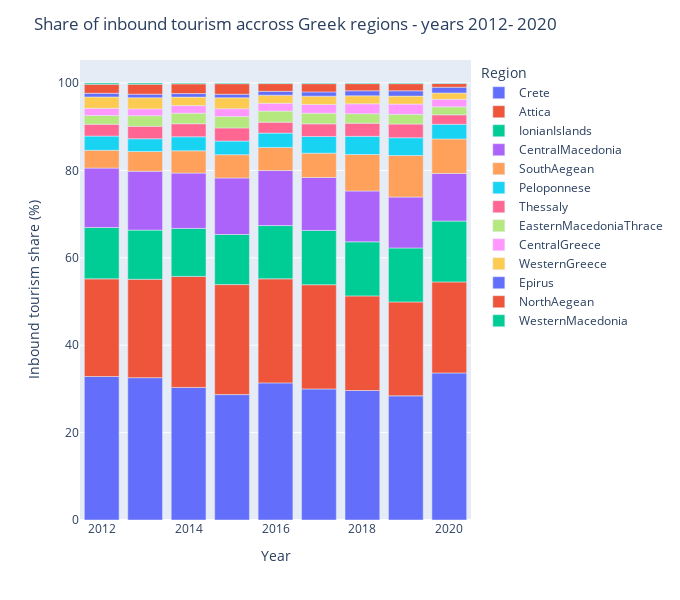

Notebook source saved alongside this figure:
### Code cell
share_of_inbound_tourism(data_regions,[2012,2020])

### Figure 1 — Plotly figure (JSON) as saved in the notebook; plotly's stock layout.template omitted (floating-point values rounded to 4 significant figures)
{"data": [{"alignmentgroup": "True", "hovertemplate": "variable=Crete<br>Year=%{x}<br>Inbound tourism share (%)=%{y}<extra></extra>", "legendgroup": "Crete", "marker": {"color": "#636efa", "pattern": {"shape": ""}}, "name": "Crete", "offsetgroup": "Crete", "orientation": "v", "showlegend": true, "textposition": "auto", "type": "bar", "x": [2012, 2013, 2014, 2015, 2016, 2017, 2018, 2019, 2020], "xaxis": "x", "y": [32.84, 32.57, 30.34, 28.7, 31.38, 29.99, 29.63, 28.41, 33.65], "yaxis": "y"}, {"alignmentgroup": "True", "hovertemplate": "variable=Attica<br>Year=%{x}<br>Inbound tourism share (%)=%{y}<extra></extra>", "legendgroup": "Attica", "marker": {"color": "#EF553B", "pattern": {"shape": ""}}, "name": "Attica", "offsetgroup": "Attica", "orientation": "v", "showlegend": true, "textposition": "auto", "type": "bar", "x": [2012, 2013, 2014, 2015, 2016, 2017, 2018, 2019, 2020], "xaxis": "x", "y": [22.34, 22.52, 25.41, 25.17, 23.81, 23.85, 21.65, 21.49, 20.83], "yaxis": "y"}, {"alignmentgroup": "True", "hovertemplate": "variable=IonianIslands<br>Year=%{x}<br>Inbound tourism share (%)=%{y}<extra></extra>", "legendgroup": "IonianIslands", "marker": {"color": "#00cc96", "pattern": {"shape": ""}}, "name": "IonianIslands", "offsetgroup": "IonianIslands", "orientation": "v", "showlegend": true, "textposition": "auto", "type": "bar", "x": [2012, 2013, 2014, 2015, 2016, 2017, 2018, 2019, 2020], "xaxis": "x", "y": [11.75, 11.25, 10.99, 11.46, 12.19, 12.42, 12.38, 12.35, 13.92], "yaxis": "y"}, {"alignmentgroup": "True", "hovertemplate": "variable=CentralMacedonia<br>Year=%{x}<br>Inbound tourism share (%)=%{y}<extra></extra>", "legendgroup": "CentralMacedonia", "marker": {"color": "#ab63fa", "pattern": {"shape": ""}}, "name": "CentralMacedonia", "offsetgroup": "CentralMacedonia", "orientation": "v", "showlegend": true, "textposition": "auto", "type": "bar", "x": [2012, 2013, 2014, 2015, 2016, 2017, 2018, 2019, 2020], "xaxis": "x", "y": [13.61, 13.48, 12.65, 12.94, 12.59, 12.12, 11.64, 11.65, 10.9], "yaxis": "y"}, {"alignmentgroup": "True", "hovertemplate": "variable=SouthAegean<br>Year=%{x}<br>Inbound tourism share (%)=%{y}<extra></extra>", "legendgroup": "SouthAegean", "marker": {"color": "#FFA15A", "pattern": {"shape": ""}}, "name": "SouthAegean", "offsetgroup": "SouthAegean", "orientation": "v", "showlegend": true, "textposition": "auto", "type": "bar", "x": [2012, 2013, 2014, 2015, 2016, 2017, 2018, 2019, 2020], "xaxis": "x", "y": [4.078, 4.505, 5.098, 5.312, 5.289, 5.57, 8.346, 9.505, 7.897], "yaxis": "y"}, {"alignmentgroup": "True", "hovertemplate": "variable=Peloponnese<br>Year=%{x}<br>Inbound tourism share (%)=%{y}<extra></extra>", "legendgroup": "Peloponnese", "marker": {"color": "#19d3f3", "pattern": {"shape": ""}}, "name": "Peloponnese", "offsetgroup": "Peloponnese", "orientation": "v", "showlegend": true, "textposition": "auto", "type": "bar", "x": [2012, 2013, 2014, 2015, 2016, 2017, 2018, 2019, 2020], "xaxis": "x", "y": [3.246, 2.917, 3.21, 3.132, 3.273, 3.814, 4.155, 4.071, 3.352], "yaxis": "y"}, {"alignmentgroup": "True", "hovertemplate": "variable=Thessaly<br>Year=%{x}<br>Inbound tourism share (%)=%{y}<extra></extra>", "legendgroup": "Thessaly", "marker": {"color": "#FF6692", "pattern": {"shape": ""}}, "name": "Thessaly", "offsetgroup": "Thessaly", "orientation": "v", "showlegend": true, "textposition": "auto", "type": "bar", "x": [2012, 2013, 2014, 2015, 2016, 2017, 2018, 2019, 2020], "xaxis": "x", "y": [2.709, 2.859, 2.985, 3.001, 2.516, 2.889, 3.004, 3.133, 2.164], "yaxis": "y"}, {"alignmentgroup": "True", "hovertemplate": "variable=EasternMacedoniaThrace<br>Year=%{x}<br>Inbound tourism share (%)=%{y}<extra></extra>", "legendgroup": "EasternMacedoniaThrace", "marker": {"color": "#B6E880", "pattern": {"shape": ""}}, "name": "EasternMacedoniaThrace", "offsetgroup": "EasternMacedoniaThrace", "orientation": "v", "showlegend": true, "textposition": "auto", "type": "bar", "x": [2012, 2013, 2014, 2015, 2016, 2017, 2018, 2019, 2020], "xaxis": "x", "y": [2.007, 2.42, 2.414, 2.604, 2.529, 2.433, 2.187, 2.215, 1.823], "yaxis": "y"}, {"alignmentgroup": "True", "hovertemplate": "variable=CentralGreece<br>Year=%{x}<br>Inbound tourism share (%)=%{y}<extra></extra>", "legendgroup": "CentralGreece", "marker": {"color": "#FF97FF", "pattern": {"shape": ""}}, "name": "CentralGreece", "offsetgroup": "CentralGreece", "orientation": "v", "showlegend": true, "textposition": "auto", "type": "bar", "x": [2012, 2013, 2014, 2015, 2016, 2017, 2018, 2019, 2020], "xaxis": "x", "y": [1.626, 1.56, 1.73, 1.796, 1.786, 2.003, 2.25, 2.346, 1.714], "yaxis": "y"}, {"alignmentgroup": "True", "hovertemplate": "variable=WesternGreece<br>Year=%{x}<br>Inbound tourism share (%)=%{y}<extra></extra>", "legendgroup": "WesternGreece", "marker": {"color": "#FECB52", "pattern": {"shape": ""}}, "name": "WesternGreece", "offsetgroup": "WesternGreece", "orientation": "v", "showlegend": true, "textposition": "auto", "type": "bar", "x": [2012, 2013, 2014, 2015, 2016, 2017, 2018, 2019, 2020], "xaxis": "x", "y": [2.609, 2.557, 1.948, 2.508, 1.851, 1.9, 1.838, 1.827, 1.467], "yaxis": "y"}, {"alignmentgroup": "True", "hovertemplate": "variable=Epirus<br>Year=%{x}<br>Inbound tourism share (%)=%{y}<extra></extra>", "legendgroup": "Epirus", "marker": {"color": "#636efa", "pattern": {"shape": ""}}, "name": "Epirus", "offsetgroup": "Epirus", "orientation": "v", "showlegend": true, "textposition": "auto", "type": "bar", "x": [2012, 2013, 2014, 2015, 2016, 2017, 2018, 2019, 2020], "xaxis": "x", "y": [0.8385, 0.8167, 0.8106, 0.7967, 0.8827, 0.9762, 1.147, 1.215, 1.319], "yaxis": "y"}, {"alignmentgroup": "True", "hovertemplate": "variable=NorthAegean<br>Year=%{x}<br>Inbound tourism share (%)=%{y}<extra></extra>", "legendgroup": "NorthAegean", "marker": {"color": "#EF553B", "pattern": {"shape": ""}}, "name": "NorthAegean", "offsetgroup": "NorthAegean", "orientation": "v", "showlegend": true, "textposition": "auto", "type": "bar", "x": [2012, 2013, 2014, 2015, 2016, 2017, 2018, 2019, 2020], "xaxis": "x", "y": [2.059, 2.272, 2.229, 2.417, 1.768, 1.879, 1.633, 1.637, 0.8305], "yaxis": "y"}, {"alignmentgroup": "True", "hovertemplate": "variable=WesternMacedonia<br>Year=%{x}<br>Inbound tourism share (%)=%{y}<extra></extra>", "legendgroup": "WesternMacedonia", "marker": {"color": "#00cc96", "pattern": {"shape": ""}}, "name": "WesternMacedonia", "offsetgroup": "WesternMacedonia", "orientation": "v", "showlegend": true, "textposition": "auto", "type": "bar", "x": [2012, 2013, 2014, 2015, 2016, 2017, 2018, 2019, 2020], "xaxis": "x", "y": [0.2949, 0.2765, 0.1894, 0.1569, 0.1365, 0.1529, 0.1462, 0.1491, 0.1293], "yaxis": "y"}], "layout": {"barmode": "relative", "font": {"size": 12}, "height": 600, "legend": {"title": {"text": "Region"}, "tracegroupgap": 0}, "margin": {"t": 60}, "title": {"text": "Share of inbound tourism accross Greek regions - years 2012- 2020"}, "width": 680, "xaxis": {"anchor": "y", "domain": [0, 1], "title": {"text": "Year"}}, "yaxis": {"anchor": "x", "domain": [0, 1], "title": {"text": "Inbound tourism share (%)"}}}}
